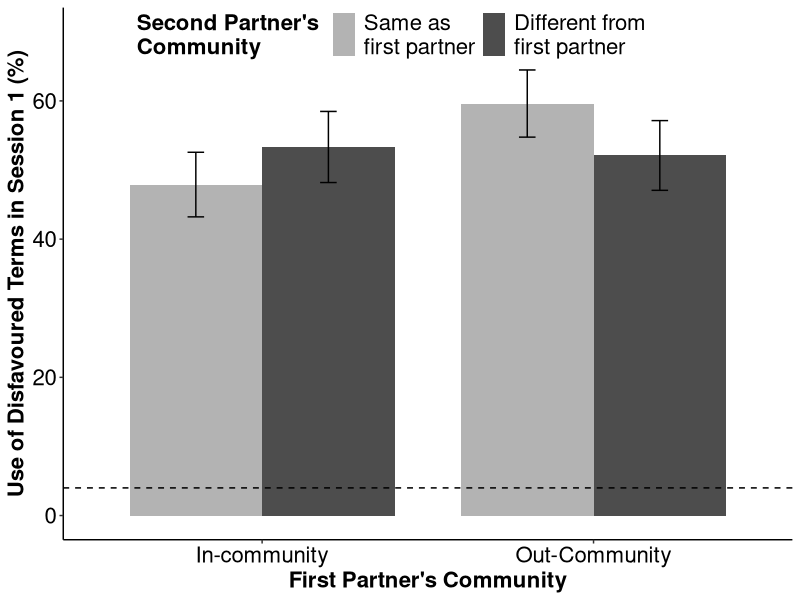
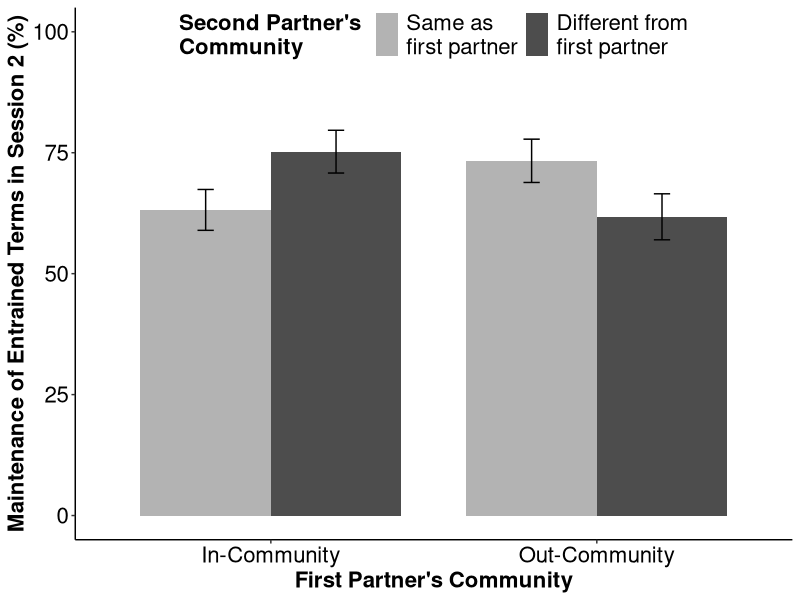

R code for these plots, in order:
setwd("/home/anita/Dropbox/R/EnglishCoordination/Mexican")

library(dplyr)
library(psych)
library(lme4)
library(ggplot2)
library(tidyr)

# Data from 2 sessions: 
mexican <- read.csv(file= "ReuseDataMexican_2019_05_10.csv", header = TRUE, sep=",")
mexican <- mexican %>%
  dplyr::select(-c(X))
summary(mexican)

# Data from Session 1: 
entrain <- read.csv(file= "EntrainDataMexican_2019_05_10.csv", header = TRUE, sep=",")
entrain <- entrain %>%
  dplyr::select(-c(X)) 
summary(entrain)

########################################
#              ANALYSES                #
########################################

## 1. LEXICAL ENTRAINMENT

conditions_entrain <- entrain %>% 
  dplyr::group_by(partner) %>% 
  dplyr::summarise(no_rows = length(partner) / 21)
#ingroup = 80 vs outgroup = 81

alignbyitem <- entrain %>%
  dplyr::group_by(target, partner, freq1) %>%
  mutate(FirstPartner = ifelse(as.character(partner) %in% c("in"), "IngroupPartner", "OutgroupPartner")) %>%
  dplyr::group_by(target, FirstPartner, freq1) %>% 
  dplyr::summarise(alignbyitem = sum(as.numeric(as.character(aligncode)), na.rm = TRUE))

alignbyitem_spread <- alignbyitem %>% 
  tidyr::spread(FirstPartner, alignbyitem)
describe(alignbyitem_spread$freq1)

alignbyitem_spread$IngroupPartner <- alignbyitem_spread$IngroupPartner*100/80
alignbyitem_spread$OutgroupPartner <- alignbyitem_spread$OutgroupPartner*100/81

alignbyitem_long <- alignbyitem_spread %>%
  tidyr::gather(Response, Frequency, freq1:OutgroupPartner)

alignbycond <- alignbyitem_long %>%
  dplyr::group_by(Response) %>%
  dplyr::summarise(Entrain.m = mean(Frequency, na.rm=TRUE),
                   Entrain.sd = sd(Frequency, na.rm=TRUE),
                   N = n(),
                   Entrain.se = Entrain.sd/sqrt(n())) 
alignbycond

alignbyitem2 <- entrain %>%
  dplyr::group_by(ID, condition) %>%
  mutate(FirstPartner = ifelse(as.character(condition) %in% c("MM", "MA"), "IngroupPartner", "OutgroupPartner"), 
         SecondPartner = ifelse(as.character(condition) %in% c("MM", "AA"), "Same", "Different")) %>%
  dplyr::group_by(ID, FirstPartner, SecondPartner) %>% 
  dplyr::summarise(alignbyitem = sum(as.numeric(as.character(aligncode)), na.rm = TRUE)*100/n()) %>%
  dplyr::group_by(FirstPartner, SecondPartner) %>%
  dplyr::summarise(mean = mean(alignbyitem), 
                   sd = sd(alignbyitem), 
                   N = n(),
                   se = sd/sqrt(n()))
alignbyitem2[5,]=list("Pretest", "Pretest", 4, 6.06, 21, 1.32)
alignbyitem2$mean <- as.numeric(alignbyitem2$mean)
alignbyitem2$se <- as.numeric(alignbyitem2$se)
alignbyitem2$SecondPartner <-as.factor(alignbyitem2$SecondPartner)
alignbyitem2$FirstPartner <-as.factor(alignbyitem2$FirstPartner)
summary(alignbyitem2)

alignbyitem3 <- entrain %>%
  dplyr::group_by(ID, condition) %>%
  mutate(FirstPartner = ifelse(as.character(condition) %in% c("MM", "MA"), "IngroupPartner", "OutgroupPartner"), 
         SecondPartner = ifelse(as.character(condition) %in% c("MM", "AA"), "Same", "Different")) %>%
  dplyr::group_by(ID, SecondPartner) %>% 
  dplyr::summarise(alignbyitem = sum(as.numeric(as.character(aligncode)), na.rm = TRUE)*100/n()) %>%
  dplyr::group_by(SecondPartner) %>%
  dplyr::summarise(mean = mean(alignbyitem), 
                   sd = sd(alignbyitem), 
                   N = n(),
                   se = sd/sqrt(n()))

print(levels(alignbyitem2$SecondPartner))
alignbyitem2$SecondPartner <- factor(alignbyitem2$SecondPartner, 
                                     levels(alignbyitem2$SecondPartner)[c(3,1,2)])      

plot1 <- ggplot(subset(alignbyitem2, FirstPartner != "Pretest"),
                aes(x = FirstPartner, y = as.numeric(as.character(mean)), fill=SecondPartner))+
  geom_bar(stat = "identity",position = "dodge", width = .8)+
  geom_errorbar(aes(ymax=mean+se,ymin=mean-se),
                position=position_dodge(width=0.8),
                width=0.1)+
  geom_hline(aes(yintercept = subset(alignbyitem2, FirstPartner == "Pretest")$mean),linetype=8)+
  scale_linetype_manual(name = "", values = c(2))+
  theme_bw() +
  theme(
    legend.position=c(0.45, 0.95),
    legend.direction = "horizontal",
    axis.line= element_line(), 
    axis.title.y = element_text(color="black", size=16, face = "bold"), 
    axis.title.x = element_text(color="black", size=16, face = "bold"), 
    axis.text.x = element_text(color="black", size=16), 
    axis.text.y = element_text(color="black", size=16), 
    legend.title=element_text(color="black", size=16, face = "bold"), 
    legend.text=element_text(color="black", size=16),
    panel.border = element_blank(), 
    panel.grid.major = element_blank(),
    panel.grid.minor = element_blank(),
    strip.background = element_blank(), 
    strip.text = element_text(color="black", size=16)) +
  expand_limits(y=c(0,70)) + 
  scale_x_discrete( breaks = c("IngroupPartner", "OutgroupPartner"), 
                    labels=c("In-community", "Out-Community"))+
  labs(y="Use of Disfavoured Terms in Session 1 (%)",
       x="First Partner's Community")+
  scale_fill_manual(values=c("grey70", "grey30"), 
                    name  ="Second Partner's \nCommunity",
                    breaks=c("Same", "Different"),
                    labels=c("Same as\nfirst partner", "Different from\nfirst partner"))

plot1

# Lexical Entrainment Effect 
alignbyitem_total <- entrain %>%
  dplyr::group_by(target, freq1) %>%
  dplyr::summarise(alignbyitem = sum(as.numeric(as.character(aligncode)), na.rm = TRUE) *100 / 161)

wilcox.test(as.numeric(alignbyitem_total$freq1), 
            as.numeric(alignbyitem_total$alignbyitem), 
            paired=TRUE, 
            exact = FALSE) #Alignment Effect 


# Partner Effect
entrain$aligncode <- as.numeric(as.character(entrain$aligncode))

entrain_stats_ID = entrain %>%
  dplyr::group_by(ID) %>%
  dplyr::summarise(mean = mean(aligncode, na.rm=TRUE)) %>%
  dplyr::summarise(Entrain.m = mean(mean, na.rm=TRUE)*100,
                   Entrain.sd = sd(mean, na.rm=TRUE)*100,
                   N = n(),
                   Entrain.se = Entrain.sd/sqrt(n())) 
entrain_stats_ID

entrain_items = entrain %>%
  dplyr::group_by(target) %>%
  dplyr::summarise(mean = mean(aligncode)) %>%
  dplyr::summarise(Entrain.m = mean(mean, na.rm=TRUE)*100,
                   Entrain.sd = sd(mean, na.rm=TRUE)*100,
                   N = n(),
                   Entrain.se = Entrain.sd/sqrt(n())) 
entrain_items

entrain_items_groups = entrain %>%
  dplyr::mutate(round1 = ifelse(partner %in% c("in"), "Same Community", "Different Community")) %>%
  dplyr::group_by(partner,target,round1) %>%
  dplyr::summarise(mean = mean(aligncode)) %>%
  dplyr::group_by(round1) %>%
  dplyr::summarise(Entrain.m = mean(mean, na.rm=TRUE)*100,
                   Entrain.sd = sd(mean, na.rm=TRUE)*100,
                   N = n(),
                   Entrain.se = Entrain.sd/sqrt(n())) 
entrain_items_groups

entrain_part_groups = entrain %>%
  dplyr::mutate(round1 = ifelse(partner %in% c("in"), "Same Community", "Different Community")) %>%
  dplyr::group_by(partner,ID,round1) %>%
  dplyr::summarise(mean = mean(aligncode)) %>%
  dplyr::group_by(round1) %>%
  dplyr::summarise(Entrain.m = mean(mean, na.rm=TRUE)*100,
                   Entrain.sd = sd(mean, na.rm=TRUE)*100,
                   N = n(),
                   Entrain.se = Entrain.sd/sqrt(n())) 
entrain_part_groups

# Effect of First Partner?



### Mixed effect model to regress entrainment against partner's community

entrain <- entrain %>%
  dplyr::select(ID, target, aligncode, partner, condition) %>%
  dplyr::mutate(CenPartner = ifelse(partner %in% c("in"), -1, 1), 
                SecondPartner = ifelse(condition %in% c("AA", "MM"), "Same", "Different"), 
                CenSecond = ifelse(SecondPartner %in% c("Same"), -1, 1))
summary(entrain)


condition_entrain_sing <- glmer(aligncode ~ CenPartner + CenSecond + CenPartner:CenSecond + (1+CenPartner + CenSecond + CenPartner:CenSecond |target) + (1|ID), 
                           data = entrain, family=binomial, 
                           na.action = na.omit, 
                           glmerControl(optimizer='bobyqa', optCtrl=list(maxfun=400000)))
summary(condition_entrain_sing)

condition_entrain_sing2 <- glmer(aligncode ~ CenPartner + CenSecond + CenPartner:CenSecond + (1+CenPartner + CenSecond |target) + (1|ID), 
                                data = entrain, family=binomial, 
                                na.action = na.omit, 
                                glmerControl(optimizer='bobyqa', optCtrl=list(maxfun=400000)))
summary(condition_entrain_sing2)

condition_entrain_sing3 <- glmer(aligncode ~ CenPartner + CenSecond + CenPartner:CenSecond + (1+CenPartner |target) + (1|ID), 
                                 data = entrain, family=binomial, 
                                 na.action = na.omit, 
                                 glmerControl(optimizer='bobyqa', optCtrl=list(maxfun=400000)))
summary(condition_entrain_sing3)

condition_entrain <- glmer(aligncode ~ CenPartner + CenSecond + CenPartner:CenSecond + (1 |target) + (1|ID), 
                                 data = entrain, family=binomial, 
                                 na.action = na.omit, 
                                 glmerControl(optimizer='bobyqa', optCtrl=list(maxfun=400000)))
summary(condition_entrain)

condition_entrain2 <- glmer(aligncode ~ CenPartner + (1|target) + (1|ID), 
                            data = entrain, family=binomial, 
                            na.action = na.omit, 
                            glmerControl(optimizer='bobyqa', optCtrl=list(maxfun=400000)))
summary(condition_entrain2)
BIC(condition_entrain2) #3210.198

condition_entrain_null <- glmer(aligncode ~ 1 + (1|target) + (1|ID), 
                            data = entrain, family=binomial, 
                            na.action = na.omit, 
                            glmerControl(optimizer='bobyqa', optCtrl=list(maxfun=400000)))
summary(condition_entrain_null)
BIC(condition_entrain_null) #3203.061

BF_BIC = exp((BIC(condition_entrain2) - BIC(condition_entrain_null))/2)  # BICs to Bayes factor
BF_BIC

BF_BIC / (BF_BIC + 1)


#We found strong evidence for a lexical entrainment effect,
#but no evidence for an effect of partner's community on participants' tendency to entrain. 


# 2. MAINTENANCE OF REFERENTIAL PRECEDENTS

mexican$ID <-as.factor(mexican$ID)
mexican$target <-as.factor(mexican$target)
mexican$reuse <-as.factor(mexican$reuse)
mexican$switch <-as.factor(mexican$switch)
mexican$first <-as.factor(mexican$first)
mexican$second <-as.factor(mexican$second)
mexican$R1 <-as.factor(mexican$R1)

reuse_ID = na.omit(mexican) %>%
  dplyr::group_by(ID) %>%
  dplyr::summarise(entrained1 = sum(R1=="1" & R2=="1")*100/20) %>%
  dplyr::summarise(entrained1.m = mean(entrained1),
                   entrained1.sd = sd(entrained1))
reuse_ID

reuse_target = na.omit(mexican) %>%
  dplyr::group_by(target) %>%
  dplyr::summarise(entrained1 = sum(R1=="1" & R2=="1")*100/161) %>%
  dplyr::summarise(entrained1.m = mean(entrained1),
                   entrained1.sd = sd(entrained1))
reuse_target

reuse_target = na.omit(mexican) %>%
  dplyr::group_by(target) %>%
  dplyr::summarise(entrained1 = sum(R1=="1" & R2=="1")*100/161) 
entrainedbyitem <- merge(alignbyitem_total, reuse_target, by.x="target", by.y="target")
summary(entrainedbyitem)

#maintenance effect
wilcox.test(as.numeric(entrainedbyitem$freq1), # vs norming task
            as.numeric(entrainedbyitem$entrained1), 
            paired=TRUE, 
            exact = FALSE) 

wilcox.test(as.numeric(entrainedbyitem$alignbyitem), # vs session 1
            as.numeric(entrainedbyitem$entrained1), 
            paired=TRUE, 
            exact = FALSE) 

entrainedbyitem_table <- merge(alignbyitem_spread, reuse_target, by.x = "target", by.y="target")
entrainedbyitemtable_long <- entrainedbyitem_table %>%
  tidyr::gather(Response, Frequency, freq1:entrained1)

entrainedbyitemtable <- entrainedbyitemtable_long %>%
  dplyr::group_by(Response) %>%
  dplyr::summarise(Entrain.m = mean(Frequency, na.rm=TRUE),
                   Entrain.sd = sd(Frequency, na.rm=TRUE),
                   N = n(),
                   Entrain.se = Entrain.sd/sqrt(n()))
entrainedbyitemtable$Response <- as.factor(entrainedbyitemtable$Response)

print(levels(entrainedbyitemtable$Response))
entrainedbyitemtable$Response <- factor(entrainedbyitemtable$Response, 
                                        levels(entrainedbyitemtable$Response)[c(2,3,4,1)])                                        

reuse_target2 = na.omit(mexican) %>%
  dplyr::group_by(target) %>%
  dplyr::summarise(entrained1 = sum(R1=="1" & R2=="1")*100/161) %>%
  dplyr::summarise(entrained1.m = mean(entrained1),
                   entrained1.sd = sd(entrained1))
reuse_target2

reuse_ID = na.omit(mexican) %>%
  dplyr::group_by(ID) %>%
  dplyr::summarise(entrained1 = sum(R1=="1" & R2=="1")*100/20) %>%
  dplyr::summarise(entrained1.m = mean(entrained1),
                   entrained1.sd = sd(entrained1))
reuse_ID


reuse_tab = na.omit(mexican) %>%
  dplyr::filter(R1==1) %>%
  dplyr::group_by(ID) %>%
  dplyr::summarise(reuse = mean(as.numeric(as.character(reuse)), na.rm=TRUE)) %>%
  dplyr::summarise(Reuse.m = mean(as.numeric(as.character(reuse)), na.rm=TRUE)*100,
                   Reuse.sd = sd(as.numeric(as.character(reuse)), na.rm=TRUE)*100,
                   N = n(),
                   Reuse.se = Reuse.sd/sqrt(n()))
reuse_tab

reuse_items = na.omit(mexican) %>%
  dplyr::filter(R1==1) %>%
  dplyr::group_by(target) %>%
  dplyr::summarise(reuse = mean(as.numeric(as.character(reuse)), na.rm=TRUE)) %>%
  dplyr::summarise(Reuse.m = mean(as.numeric(as.character(reuse)), na.rm=TRUE)*100,
                   Reuse.sd = sd(as.numeric(as.character(reuse)), na.rm=TRUE)*100,
                   N = n(),
                   Reuse.se = Reuse.sd/sqrt(n()))
reuse_items
reuse_tab

reuse_first = na.omit(mexican) %>%
  dplyr::filter(R1==1) %>%
  dplyr::group_by(ID, first) %>%
  dplyr::summarise(reuse = mean(as.numeric(as.character(reuse)), na.rm=TRUE)) %>%
  dplyr::group_by(first) %>%
  dplyr::summarise(Reuse.m = mean(as.numeric(as.character(reuse)), na.rm=TRUE)*100,
                   Reuse.sd = sd(as.numeric(as.character(reuse)), na.rm=TRUE)*100,
                   N = n(),
                   Reuse.se = Reuse.sd/sqrt(n()))
reuse_first

reuse_switch = na.omit(mexican) %>%
  dplyr::filter(R1==1) %>%
  dplyr::group_by(ID, switch) %>%
  dplyr::summarise(reuse = mean(as.numeric(as.character(reuse)), na.rm=TRUE)) %>%
  dplyr::group_by(switch) %>%
  dplyr::summarise(Reuse.m = mean(as.numeric(as.character(reuse)), na.rm=TRUE)*100,
                   Reuse.sd = sd(as.numeric(as.character(reuse)), na.rm=TRUE)*100,
                   N = n(),
                   Reuse.se = Reuse.sd/sqrt(n()))
reuse_switch

reuse_FirstSwitch = na.omit(mexican) %>%
  dplyr::filter(R1==1) %>%
  dplyr::group_by(ID, switch, first) %>%
  dplyr::summarise(reuse = mean(as.numeric(as.character(reuse)), na.rm=TRUE)) %>%
  dplyr::group_by(first, switch) %>%
  dplyr::summarise(Reuse.m = mean(as.numeric(as.character(reuse)), na.rm=TRUE)*100,
                   Reuse.sd = sd(as.numeric(as.character(reuse)), na.rm=TRUE)*100,
                   N = n(),
                   Reuse.se = Reuse.sd/sqrt(n()))
reuse_FirstSwitch

print(levels(reuse_FirstSwitch$switch))
reuse_FirstSwitch$switch <- factor(reuse_FirstSwitch$switch, 
                                   levels(reuse_FirstSwitch$switch)[c(1,2)])   

reuse_entrained_graph <- ggplot(reuse_FirstSwitch, aes(x = first, y = Reuse.m, fill= switch)) +
  geom_bar(stat="identity", position=position_dodge(), width = .8) + 
  geom_errorbar(aes(ymin=Reuse.m-Reuse.se, ymax=Reuse.m+Reuse.se),
                width=.1,                    # Width of the error bars
                position=position_dodge(.8)) +
  labs(x = "First Partner's Community", 
       y = "Maintenance of Entrained Terms in Session 2 (%)") +
  theme_bw() +
  theme(legend.position=c(0.5, 0.95),
        legend.direction = "horizontal",
        axis.line= element_line(), 
        axis.title.y = element_text(color="black", size=16, face = "bold"), 
        axis.title.x = element_text(color="black", size=16, face = "bold"), 
        axis.text.x = element_text(color="black", size=16), 
        axis.text.y = element_text(color="black", size=16),
        legend.title=element_text(color="black", size=16, face = "bold"), 
        legend.text=element_text(color="black", size=16),
        panel.border = element_blank(), 
        panel.grid.major = element_blank(),
        panel.grid.minor = element_blank(),
        strip.background = element_blank(), 
        strip.text = element_text(color="black", size=16)) +
  ylim(0,100) +
  scale_x_discrete(labels = c("in" = "In-Community","out" = "Out-Community")) +
  scale_fill_manual(values=c("grey70", "grey30"), 
                    name  ="Second Partner's \nCommunity",
                    breaks=c("no", "yes"),
                    labels=c("Same as\nfirst partner", "Different from\nfirst partner"))
reuse_entrained_graph


# Effects of First Partner and Second Partner

data <- mexican %>%
  dplyr::select(ID, target, reuse, switch, first, second, R1) %>%
  dplyr::mutate(CenSwitch = ifelse(switch %in% c("no"), -1, 1), 
                CenFirst = ifelse(first %in% c("in"), -1, 1), 
                CenSecond = ifelse(second %in% c("in"), -1, 1),
                CenR1 = ifelse(R1 %in% c("0"), -1, 1))
summary(data)


#full model does not converge (random structure: 1+CenFirst*CenSwitch|target + 1+CenR1|ID)
#this is the most complex model that worked:

Interaction <- glmer(reuse ~ CenFirst + CenSwitch + CenFirst:CenSwitch + (1+CenFirst + CenSwitch + CenFirst:CenSwitch|target) + (1|ID), 
                                data = subset(data, R1==1), family=binomial, 
                                na.action = na.omit, 
                                glmerControl(optimizer='bobyqa', optCtrl=list(maxfun=400000)))
summary(Interaction)

# There's an interaction again

# subset analysis
SwitchInsiders_s <- glmer(reuse ~ CenSwitch + (1+CenSwitch|target) + (1|ID), 
                        data = subset(data, R1==1 & first=="in"), family=binomial, 
                        na.action = na.omit, 
                        glmerControl(optimizer='bobyqa', optCtrl=list(maxfun=400000)))
summary(SwitchInsiders_s)

SwitchInsiders <- glmer(reuse ~ CenSwitch + (1|target) + (1|ID), 
                        data = subset(data, R1==1 & first=="in"), family=binomial, 
                        na.action = na.omit, 
                        glmerControl(optimizer='bobyqa', optCtrl=list(maxfun=400000)))
summary(SwitchInsiders)

SwitchOutsiders<- glmer(reuse ~ CenSwitch + (1+CenSwitch|target) + (1|ID), 
                         data = subset(data, R1==1 & first=="out"), family=binomial, 
                         na.action = na.omit, 
                         glmerControl(optimizer='bobyqa', optCtrl=list(maxfun=400000)))
summary(SwitchOutsiders)
